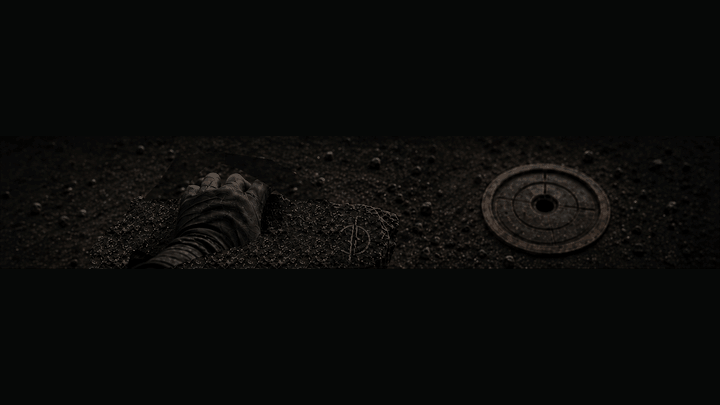
#> input picture prototypes/down-trigger-clip-preprod-v01/hand-release-registered-v08.gif, 720 x 405 px
$ python build_hand_release_registered_v09.py
#> lines starting #> are read from the running program, lines starting #| are printed output that depends on the picture; after the words box and inside, x2 and y2 are one past the last pixel; in counts of white or black regions, pixels touching at a corner belong together
### prototypes/down-trigger-clip-preprod-v01/build_hand_release_registered_v08.py
from pathlib import Path

from PIL import Image, ImageChops, ImageDraw

import build_hand_release_registered_v03 as base
from build_hand_release_registered_v04 import shared_palette_export


ROOT = Path(__file__).parent
base.OUTPUT = ROOT / "hand-release-registered-v08.gif"


def clean_plate(image: Image.Image, _removal_mask: Image.Image):
    """Fill the cleanup area with top-surface slab texture only."""
    width, height = image.size
    ground = base.tiled_texture(image, (0, 0, 260, 145), image.size)
    source_rows = base.crop_rows(Image.open(base.SOURCE))
    # Stay above the slab's black side wall; the crop contains no hand and no
    # copper/logo marker.
    slab = base.tiled_texture(source_rows[2], (805, 145, 925, 220), image.size)
    cleanup = base.polygon_mask((width, height), [
        (205, height), (208, 258), (252, 212), (310, 166),
        (365, 108), (408, 46), (510, 36), (625, 54),
        (720, 108), (775, 168), (795, 258), (738, height),
    ])
    split = Image.new("L", image.size, 0)
    ImageDraw.Draw(split).rectangle((0, 0, width, 145), fill=255)
    ground_mask = ImageChops.multiply(cleanup, split)
    slab_mask = ImageChops.subtract(cleanup, split)
    background = image.copy()
    background.paste(ground, (0, 0), ground_mask)
    background.paste(slab, (0, 0), slab_mask)
    return background


# [5 lines left out: function main, not called in this run]


# [2 lines that do not run on import are left out]

### prototypes/down-trigger-clip-preprod-v01/build_hand_release_registered_v03.py
from pathlib import Path

from PIL import Image, ImageChops, ImageDraw


ROOT = Path(__file__).parent
SOURCE = ROOT / "hand-release-test-v03.png"
OUTPUT = ROOT / "hand-release-registered-v03.gif"
FRAME_SIZE = (720, 405)
FPS = 8


def crop_rows(image: Image.Image):
    if image.size != (1668, 943):
        raise ValueError(f"Unexpected source size: {image.size}")
    return [
        image.crop((3, 3, 1665, 309)).convert("RGB"),
        image.crop((3, 316, 1665, 623)).convert("RGB"),
        image.crop((3, 630, 1665, 940)).convert("RGB"),
    ]


def polygon_mask(size, points):
    mask = Image.new("L", size, 0)
    ImageDraw.Draw(mask).polygon(points, fill=255)
    return mask


# [5 lines left out: function union_mask, not called in this run]


def tiled_texture(source: Image.Image, box, size):
    tile = source.crop(box)
    fill = Image.new("RGB", size)
    for y in range(0, size[1], tile.height):
        for x in range(0, size[0], tile.width):
            fill.paste(tile, (x, y))
    return fill


# [20 lines left out: functions fixed_background, shifted_layer, not called in this run]


def letterbox(panel: Image.Image):
    scale = min(FRAME_SIZE[0] / panel.width, FRAME_SIZE[1] / panel.height)
    size = (round(panel.width * scale), round(panel.height * scale))
    resized = panel.resize(size, Image.Resampling.LANCZOS)
    canvas = Image.new("RGB", FRAME_SIZE, (7, 8, 10))
    canvas.paste(resized, ((FRAME_SIZE[0] - resized.width) // 2, (FRAME_SIZE[1] - resized.height) // 2))
    return canvas


# [90 lines left out: function main, not called in this run]


# [2 lines that do not run on import are left out]

### prototypes/down-trigger-clip-preprod-v01/build_hand_release_registered_v09.py
from pathlib import Path

from PIL import Image, ImageChops, ImageDraw

import build_hand_release_registered_v08 as plate
import build_hand_release_registered_v03 as base


ROOT = Path(__file__).parent
SOURCE = ROOT / "hand-release-registered-v08.gif"
OUTPUT = ROOT / "hand-release-registered-v09.gif"
FRAME_SIZE = (720, 405)
FRAME_DELAY = 120


def polygon_mask(points):
    mask = Image.new("L", FRAME_SIZE, 0)
    ImageDraw.Draw(mask).polygon(points, fill=255)
    return mask


def shifted(image, mask, dx, dy):
    layer = Image.new("RGB", FRAME_SIZE)
    layer.paste(image, (dx, dy))
    shifted_mask = Image.new("L", FRAME_SIZE)
    shifted_mask.paste(mask, (dx, dy))
    return layer, shifted_mask


def read_frames():
    gif = Image.open(SOURCE)
    frames = []
    while True:
        frames.append(gif.convert("RGB").copy())
        try:
            gif.seek(gif.tell() + 1)
        except EOFError:
            break
    return frames


def shared_palette_export(frames):
    strip = Image.new("RGB", (FRAME_SIZE[0], FRAME_SIZE[1] * len(frames)))
    for index, frame in enumerate(frames):
        strip.paste(frame, (0, index * FRAME_SIZE[1]))
    palette = strip.quantize(colors=128, method=Image.Quantize.MEDIANCUT)
    paletted = [frame.quantize(palette=palette, dither=Image.Dither.NONE) for frame in frames]
    paletted[0].save(
        OUTPUT, save_all=True, append_images=paletted[1:], duration=FRAME_DELAY,
        loop=0, disposal=2, optimize=False,
    )


def main():
    source_frames = read_frames()
#> in read_frames, gif is the input picture: PIL image 720x405 P; mean R, G, B 10.2, 10.9, 9.4
#> after the loop in read_frames, `while True:`: frames = 12 items
#> source_frames = 12 items
    rows = base.crop_rows(Image.open(base.SOURCE))
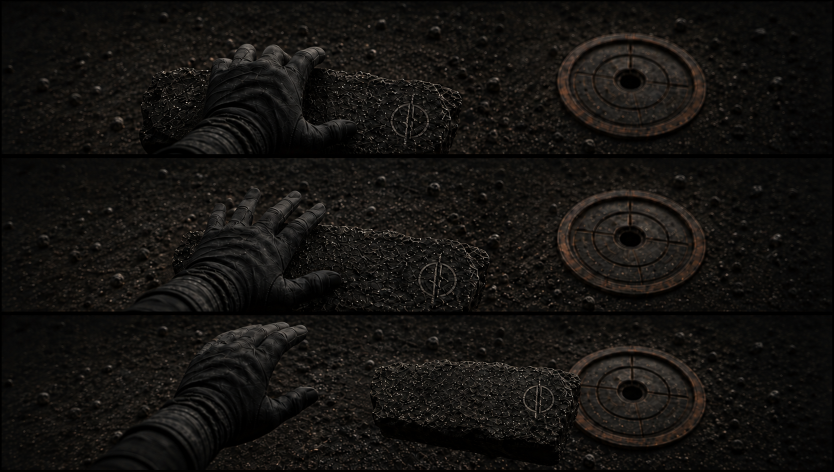
#> input picture prototypes/down-trigger-clip-preprod-v01/hand-release-test-v03.png, 1668 x 943 px (shown at 1/2 size)
#> rows = 3 items
    background = base.letterbox(plate.clean_plate(rows[0], Image.new("L", rows[0].size, 0)))
#> in tiled_texture, `fill = Image.new("RGB", size)`: fill: PIL image 1662x306 RGB; every value is 0
#> call 2 of tiled_texture, with box = (805, 145, 925, 220), size = (1662, 306)
#> in tiled_texture (call 2), `tile = source.crop(box)`:
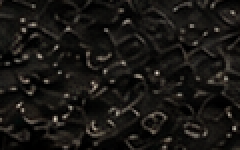
#> tile: PIL image 120x75 RGB (shown 2 times larger); mean R, G, B 24.9, 22.9, 20.1
#> after the loop in tiled_texture (call 2), `for y in range(0, size[1], tile.height):`:
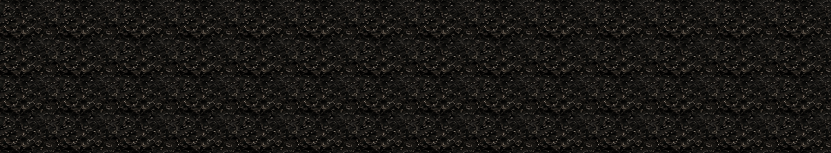
#> fill: PIL image 1662x306 RGB (shown at 1/2 size); mean R, G, B 24.8, 22.8, 20
#> in polygon_mask, `mask = Image.new("L", size, 0)`: mask: PIL image 1662x306 L; every value is 0
#> in polygon_mask, `ImageDraw.Draw(mask).polygon(points, fill=255)`:
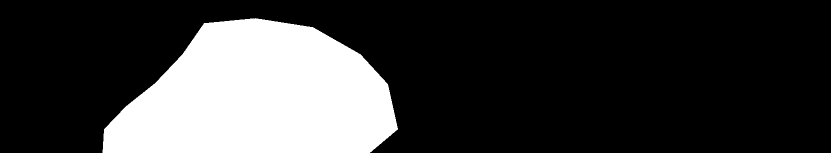
#> mask: PIL image 1662x306 L (shown at 1/2 size); 23.1% white; 1 white region, box (x1, y1, x2, y2) and area: (205, 36, 796, 306) 117272
#> in clean_plate, `ImageDraw.Draw(split).rectangle((0, 0, width, 145), fill=255)`:
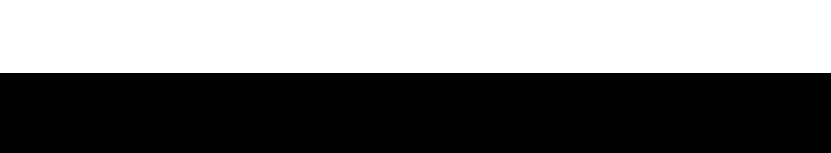
#> split: PIL image 1662x306 L (shown at 1/2 size); 47.7% white; 1 white region, box (x1, y1, x2, y2) and area: (0, 0, 1662, 146) 242652
#> in clean_plate, `ground_mask = ImageChops.multiply(cleanup, split)`: ground_mask: PIL image 1662x306 L; 6.4% white; 1 white region, box (x1, y1, x2, y2) and area: (330, 36, 755, 146) 32707
#> in clean_plate, `slab_mask = ImageChops.subtract(cleanup, split)`: slab_mask: PIL image 1662x306 L; 16.6% white; 1 white region, box (x1, y1, x2, y2) and area: (205, 146, 796, 306) 84565
#> in clean_plate, `background.paste(slab, (0, 0), slab_mask)`:
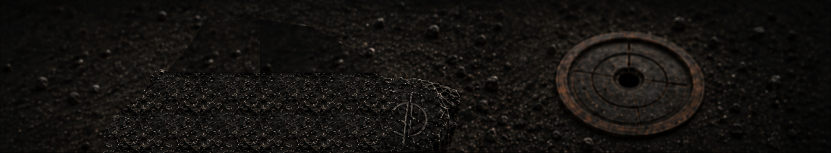
#> background: PIL image 1662x306 RGB (shown at 1/2 size); mean R, G, B 20.4, 18.2, 15.6
#> in letterbox, `scale = min(FRAME_SIZE[0] / panel.width, FRAME_SIZE[1] / panel.height)`: scale = 0.433
#> in letterbox, `size = (round(panel.width * scale), round(panel.height * scale))`: size = (720, 133)

    # Union silhouette for the two open-hand references. The polygon stays
    # inside the glove/arm contour and excludes the slab as far as possible.
    open_mask = polygon_mask([
        (82, 286), (91, 252), (108, 228), (126, 207), (146, 181),
        (165, 166), (188, 164), (210, 176), (232, 169), (255, 176),
        (278, 190), (299, 207), (321, 222), (323, 239), (304, 249),
        (281, 242), (258, 237), (242, 247), (218, 260), (190, 273),
        (153, 283), (115, 292),
    ])
#> in polygon_mask, `mask = Image.new("L", FRAME_SIZE, 0)`: mask: PIL image 720x405 L; every value is 0
#> in polygon_mask, `ImageDraw.Draw(mask).polygon(points, fill=255)`: mask: PIL image 720x405 L; 6.1% white; 1 white region, box (x1, y1, x2, y2) and area: (82, 164, 324, 293) 17652
    raised_mask = polygon_mask([
        (112, 286), (125, 252), (143, 226), (158, 198), (173, 177),
        (191, 165), (209, 170), (222, 183), (239, 176), (255, 181),
        (272, 195), (288, 211), (303, 224), (304, 239), (286, 248),
        (267, 242), (249, 239), (231, 251), (208, 264), (181, 277),
        (148, 290),
    ])
#> in polygon_mask (call 2), `ImageDraw.Draw(mask).polygon(points, fill=255)`: mask: PIL image 720x405 L; 4.4% white; 1 white region, box (x1, y1, x2, y2) and area: (112, 165, 305, 291) 12836
    union = ImageChops.lighter(open_mask, raised_mask)
#> union: PIL image 720x405 L; 6.2% white; 1 white region, box (x1, y1, x2, y2) and area: (82, 164, 324, 293) 18021

    # The thumb tip is the last intentional support point. It is held against
    # the plate for two exposures while the rest of the hand rises.
    tip_mask = polygon_mask([
        (258, 211), (276, 210), (296, 218), (313, 229),
        (315, 241), (298, 248), (279, 241), (263, 231),
    ])
#> in polygon_mask (call 3), `ImageDraw.Draw(mask).polygon(points, fill=255)`: mask: PIL image 720x405 L; 0.47% white; 1 white region, box (x1, y1, x2, y2) and area: (258, 210, 316, 249) 1378
    lifted_open_mask = ImageChops.subtract(open_mask, tip_mask)
#> lifted_open_mask: PIL image 720x405 L; 5.6% white; 2 white regions (1 under 20 px), largest, box (x1, y1, x2, y2) and area: (82, 164, 324, 293) 16279

    def compose(source, mask, dx=0, dy=0, anchored_tip=False, alpha=None):
        if alpha is not None:
            source = Image.blend(source_frames[2], source_frames[8], alpha)
            mask = union
        layer, shifted_mask = shifted(source, mask, dx, dy)
        frame = background.copy()
        frame.paste(layer, (0, 0), shifted_mask)
        if anchored_tip:
            tip_layer, tip = shifted(source_frames[2], tip_mask, 0, 0)
            frame.paste(tip_layer, (0, 0), tip)
        return frame

    frames = [
        compose(source_frames[0], union, dx=0, dy=0),
        compose(source_frames[0], union, dx=1, dy=0),
        compose(source_frames[2], open_mask, dx=0, dy=0),
        compose(source_frames[2], open_mask, dx=1, dy=0),
        compose(source_frames[2], lifted_open_mask, dx=0, dy=-4, anchored_tip=True),
        compose(source_frames[2], lifted_open_mask, dx=1, dy=-7, anchored_tip=True),
        compose(source_frames[2], lifted_open_mask, dx=0, dy=-12),
        compose(source_frames[2], lifted_open_mask, dx=1, dy=-15),
        compose(source_frames[2], union, dx=0, dy=-17, alpha=0.25),
        compose(source_frames[2], union, dx=1, dy=-19, alpha=0.5),
        compose(source_frames[8], raised_mask, dx=0, dy=-21),
        compose(source_frames[8], raised_mask, dx=1, dy=-23),
        compose(source_frames[8], raised_mask, dx=0, dy=-26),
        compose(source_frames[8], raised_mask, dx=1, dy=-29),
    ]
#> in shifted, `layer = Image.new("RGB", FRAME_SIZE)`: layer: PIL image 720x405 RGB; every value is 0
#> in shifted (call 2), `shifted_mask.paste(mask, (dx, dy))`: shifted_mask: PIL image 720x405 L; 6.2% white; 1 white region, box (x1, y1, x2, y2) and area: (83, 164, 325, 293) 18021
#> in shifted (call 4), `shifted_mask.paste(mask, (dx, dy))`: shifted_mask: PIL image 720x405 L; 6.1% white; 1 white region, box (x1, y1, x2, y2) and area: (83, 164, 325, 293) 17652
#> in shifted (call 5), `shifted_mask.paste(mask, (dx, dy))`: shifted_mask: PIL image 720x405 L; 5.6% white; 2 white regions (1 under 20 px), largest, box (x1, y1, x2, y2) and area: (82, 160, 324, 289) 16279
#> in shifted (call 7), `shifted_mask.paste(mask, (dx, dy))`: shifted_mask: PIL image 720x405 L; 5.6% white; 2 white regions (1 under 20 px), largest, box (x1, y1, x2, y2) and area: (83, 157, 325, 286) 16279
#> in shifted (call 9), `shifted_mask.paste(mask, (dx, dy))`: shifted_mask: PIL image 720x405 L; 5.6% white; 2 white regions (1 under 20 px), largest, box (x1, y1, x2, y2) and area: (82, 152, 324, 281) 16279
#> in shifted (call 10), `shifted_mask.paste(mask, (dx, dy))`:
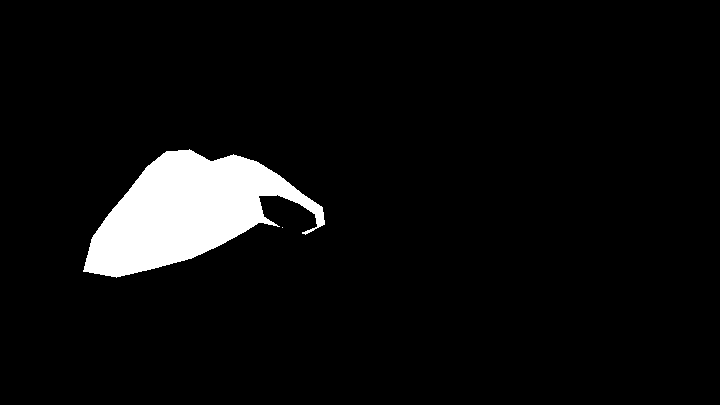
#> shifted_mask: PIL image 720x405 L; 5.6% white; 2 white regions (1 under 20 px), largest, box (x1, y1, x2, y2) and area: (83, 149, 325, 278) 16279
    shared_palette_export(frames)
#> the loop in shared_palette_export, `for index, frame in enumerate(frames):` made 14 passes
#> in shared_palette_export, `paletted = [frame.quantize(palette=palette, dither=Image.Dither.NONE) ..`: paletted = 14 items
    print(f"Wrote {OUTPUT} ({len(frames)} exposures, {FRAME_DELAY} ms/frame, {FRAME_SIZE[0]}x{FRAME_SIZE[1]})")
#| Wrote prototypes/down-trigger-clip-preprod-v01/hand-release-registered-v09.gif (14 exposures, 120 ms/frame, 720x405)


if __name__ == "__main__":
    main()
